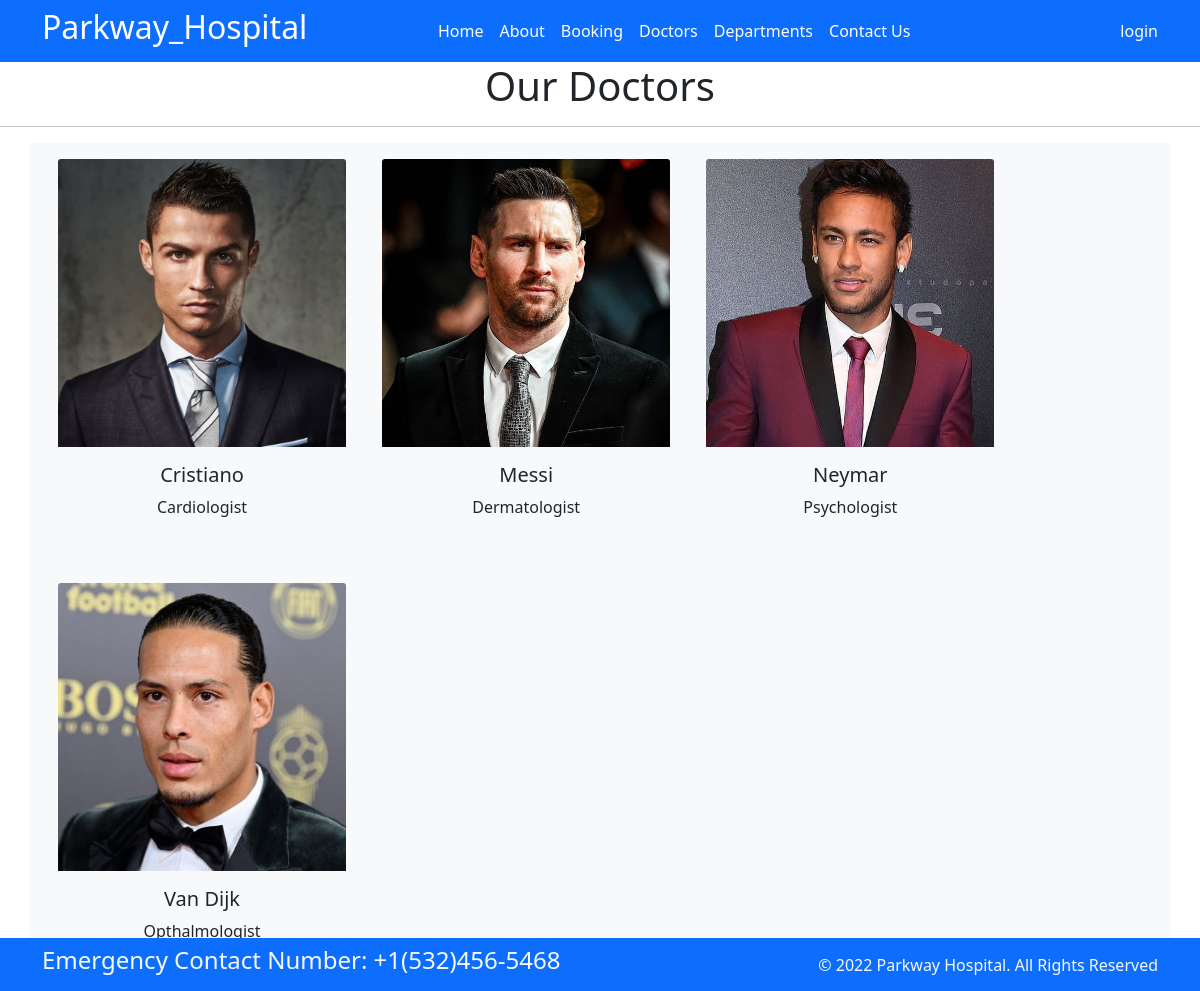
The page /doctors/ on the database as committed earlier.
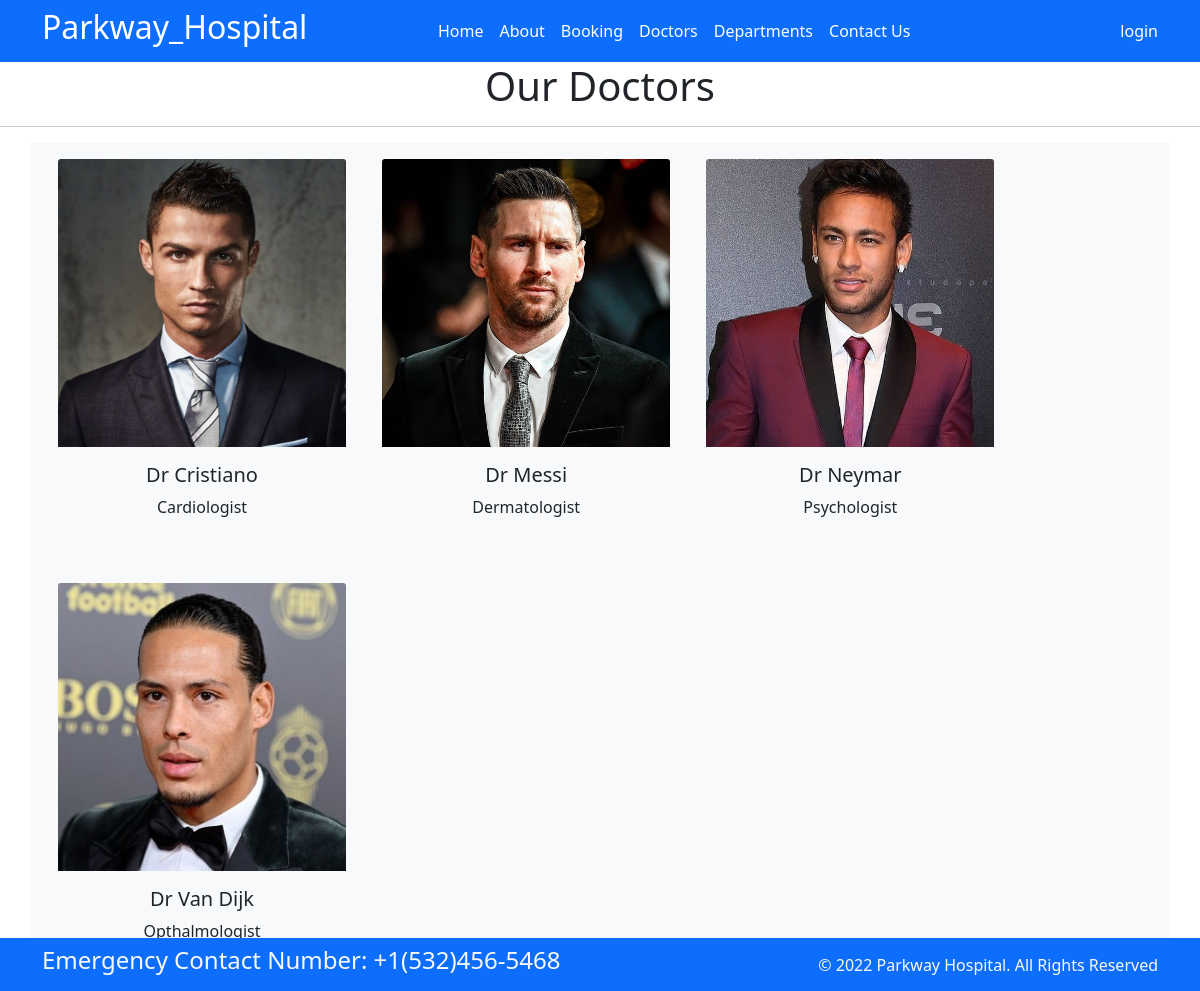
The same page on the database as committed later.
### home/models.py (models this page shows, shortened)
class Doctors(models.Model):
    doc_name=models.CharField(max_length=255)
    doc_spec=models.CharField(max_length=255)
    doc_dep=models.ForeignKey(Departments,on_delete=models.CASCADE)  #dropdown to select, deleting removes doctor
    doc_image=models.ImageField(upload_to='doctors')                #install pillow to upload pic

### home/views.py (the view)
# urls.py: path('doctors/',views.doctors,name='doctors'),
def doctors(request):
    dict_doc={
        'doc' : Doctors.objects.all()
    }
    return render(request,'doctors.html',dict_doc)

### templates/doctors.html
{% extends 'index.html' %}
{% block content %}
<div class="text-center">
  <h1>Our Doctors</h1>
</div>
<hr>
<div class="container text-left bg-light">
  {% for d in doc %}
  <div class="card-text-center mx-3 my-3" style=" width: 18rem; display:inline-block">
    <img class="card-img-top" src="{{d.doc_image.url}}" alt="Card image cap">
    <div class="card-body">
      <h5 class="text-center"> {{d.doc_name}}</h5>
      <p class="text-center">{{d.doc_spec}}</p>
    </div>
  </div>
{% endfor %}
{% endblock %}

Rows that differ between the two databases and show on the page:
changed Doctors "Cardiologist": doc_name "Cristiano" → "Dr Cristiano"
changed Doctors "Dermatologist": doc_name "Messi" → "Dr Messi"
changed Doctors "Psychologist": doc_name "Neymar" → "Dr Neymar"
changed Doctors "Opthalmologist": doc_name "Van Dijk" → "Dr Van Dijk"
